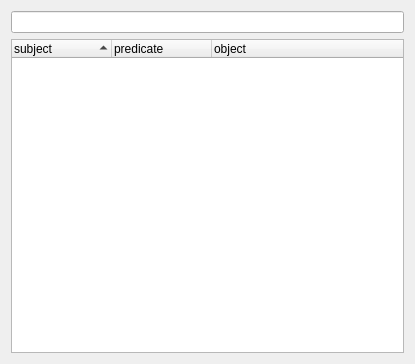
<?xml version="1.0" encoding="UTF-8"?>
<ui version="4.0">
 <class>TripleContainerWidget</class>
 <widget class="QWidget" name="TripleContainerWidget">
  <property name="geometry">
   <rect>
    <x>0</x>
    <y>0</y>
    <width>415</width>
    <height>364</height>
   </rect>
  </property>
  <property name="windowTitle">
   <string>TripleContainer</string>
  </property>
  <layout class="QGridLayout" name="gridLayout">
   <item row="0" column="0">
    <widget class="QLineEdit" name="lineEdit"/>
   </item>
   <item row="1" column="0">
    <widget class="QTreeWidget" name="treeWidget">
     <property name="editTriggers">
      <set>QAbstractItemView::NoEditTriggers</set>
     </property>
     <property name="showDropIndicator" stdset="0">
      <bool>false</bool>
     </property>
     <property name="sortingEnabled">
      <bool>true</bool>
     </property>
     <property name="columnCount">
      <number>3</number>
     </property>
     <column>
      <property name="text">
       <string>subject</string>
      </property>
     </column>
     <column>
      <property name="text">
       <string>predicate</string>
      </property>
     </column>
     <column>
      <property name="text">
       <string>object</string>
      </property>
     </column>
    </widget>
   </item>
  </layout>
 </widget>
 <resources/>
 <connections/>
</ui>
